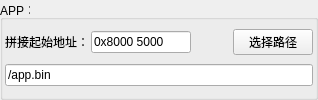
       <widget class="QGroupBox" name="groupBox_5">
        <property name="maximumSize">
         <size>
          <width>4096</width>
          <height>16777215</height>
         </size>
        </property>
        <property name="title">
         <string>APP：</string>
        </property>
        <property name="flat">
         <bool>false</bool>
        </property>
        <layout class="QVBoxLayout" name="verticalLayout_8">
         <property name="spacing">
          <number>2</number>
         </property>
         <property name="leftMargin">
          <number>2</number>
         </property>
         <property name="topMargin">
          <number>2</number>
         </property>
         <property name="rightMargin">
          <number>2</number>
         </property>
         <property name="bottomMargin">
          <number>2</number>
         </property>
         <item>
          <layout class="QHBoxLayout" name="horizontalLayout_13">
           <item>
            <widget class="QLabel" name="label_3">
             <property name="text">
              <string>拼接起始地址：</string>
             </property>
            </widget>
           </item>
           <item>
            <widget class="QLineEdit" name="le_appAddr">
             <property name="minimumSize">
              <size>
               <width>100</width>
               <height>0</height>
              </size>
             </property>
             <property name="maximumSize">
              <size>
               <width>100</width>
               <height>16777215</height>
              </size>
             </property>
             <property name="text">
              <string>0x8000 5000</string>
             </property>
            </widget>
           </item>
           <item>
            <spacer name="horizontalSpacer_13">
             <property name="orientation">
              <enum>Qt::Horizontal</enum>
             </property>
             <property name="sizeHint" stdset="0">
              <size>
               <width>40</width>
               <height>20</height>
              </size>
             </property>
            </spacer>
           </item>
           <item>
            <widget class="QPushButton" name="btn_appPathSel">
             <property name="minimumSize">
              <size>
               <width>60</width>
               <height>0</height>
              </size>
             </property>
             <property name="maximumSize">
              <size>
               <width>80</width>
               <height>16777215</height>
              </size>
             </property>
             <property name="text">
              <string>选择路径</string>
             </property>
            </widget>
           </item>
          </layout>
         </item>
         <item>
          <widget class="QLineEdit" name="le_appPath">
           <property name="minimumSize">
            <size>
             <width>100</width>
             <height>0</height>
            </size>
           </property>
           <property name="maximumSize">
            <size>
             <width>16777215</width>
             <height>16777215</height>
            </size>
           </property>
           <property name="toolTip">
            <string/>
           </property>
           <property name="text">
            <string>/app.bin</string>
           </property>
           <property name="readOnly">
            <bool>true</bool>
           </property>
          </widget>
         </item>
        </layout>
       </widget>
